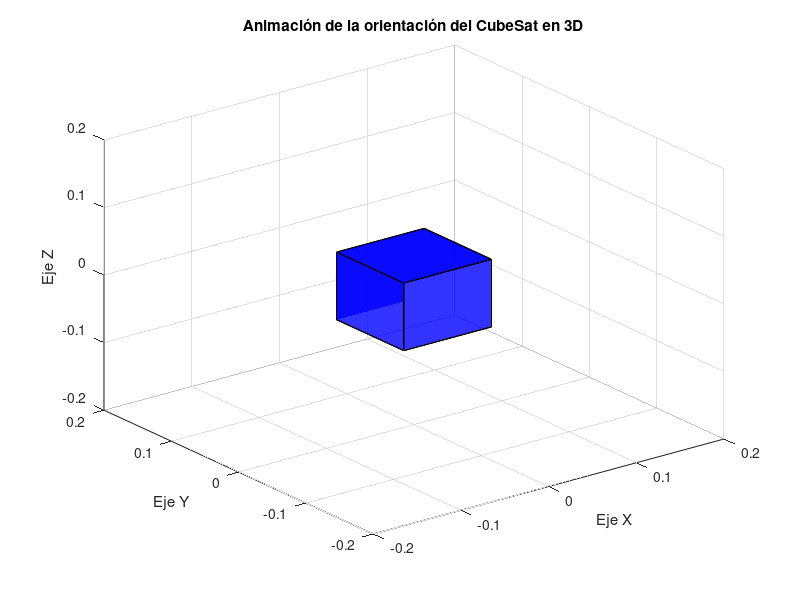

This chart was generated by the following MATLAB code: (Note: this script raises an error after producing the figure.)
% Asume que has ejecutado la simulación 3D y tienes los vectores q_hist, omega_hist y time

% Crea una figura para la animación
figure;
ax = gca;
view(3);
grid on;
axis([-0.2 0.2 -0.2 0.2 -0.2 0.2]);
xlabel('Eje X');
ylabel('Eje Y');
zlabel('Eje Z');
title('Animación de la orientación del CubeSat en 3D');

% Define los vértices del CubeSat (cubo)
vertices = [
    -0.05, -0.05, -0.05;
    0.05, -0.05, -0.05;
    0.05, 0.05, -0.05;
    -0.05, 0.05, -0.05;
    -0.05, -0.05, 0.05;
    0.05, -0.05, 0.05;
    0.05, 0.05, 0.05;
    -0.05, 0.05, 0.05;
];

% Define las caras del cubo para el parche
faces = [
    1, 2, 6, 5;
    2, 3, 7, 6;
    3, 4, 8, 7;
    4, 1, 5, 8;
    1, 2, 3, 4;
    5, 6, 7, 8;
];

% Crea el objeto de parche del cubo
cube_patch = patch('Vertices', vertices, 'Faces', faces, ...
    'FaceColor', 'blue', 'EdgeColor', 'black', 'FaceAlpha', 0.8);

% Ciclo de animación
for i = 1:N
    % Obtén el cuaternión actual
    q_current = q_hist(:, i)';
    
    % Crea la matriz de rotación a partir del cuaternión
    R = quat2rotm(q_current);
    
    % Rota los vértices del cubo
    rotated_vertices = (R * vertices')';
    
    % Actualiza las posiciones de los vértices en el gráfico
    set(cube_patch, 'Vertices', rotated_vertices);
    
    % Dibuja la animación
    drawnow;
end